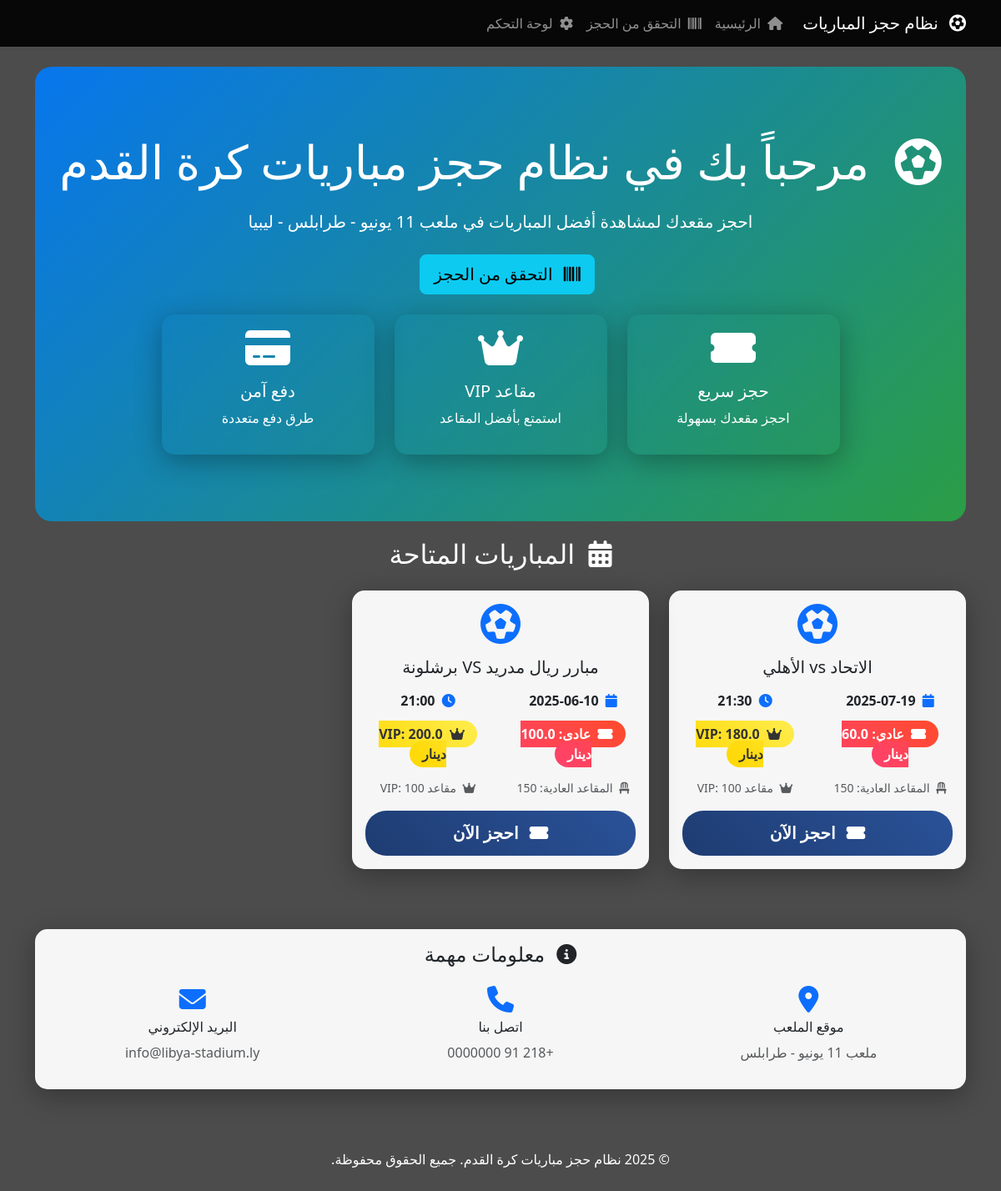
The page / on the database its author committed.
### main.py (models this page shows)
class Match(Base):
    __tablename__ = "matches"
    id = Column(Integer, primary_key=True, index=True)
    title = Column(String, index=True)
    date = Column(DateTime)
    time = Column(String)
    price_normal = Column(Float)
    price_vip = Column(Float)
    total_seats = Column(Integer, default=250)
    vip_seats = Column(Integer, default=100)
    normal_seats = Column(Integer, default=150)
    is_active = Column(Boolean, default=True)

### main.py (the view)
@app.get("/", response_class=HTMLResponse)
async def home(request: Request, db: Session = Depends(get_db)):
    matches = db.query(Match).filter(Match.is_active == True).all()
    return templates.TemplateResponse("index.html", {"request": request, "matches": matches})

### templates/index.html (shortened to what this page needs)
{% extends "base.html" %}
{% block content %}
<div class="hero-section">
    <div class="container">
        <h1 class="display-4 mb-4">
            <i class="fas fa-futbol me-3"></i>
            مرحباً بك في نظام حجز مباريات كرة القدم
        </h1>
        <p class="lead">احجز مقعدك لمشاهدة أفضل المباريات في ملعب 11 يونيو - طرابلس - ليبيا</p>
        <div class="mt-4">
            <a href="/barcode-check" class="btn btn-info btn-lg me-3">
                <i class="fas fa-barcode me-2"></i>
                التحقق من الحجز
            </a>
        </div>
        <div class="row justify-content-center mt-4">
            <div class="col-md-3 text-center">
                <div class="card bg-transparent border-0">
                    <div class="card-body text-white">
                        <i class="fas fa-ticket-alt fa-3x mb-3"></i>
                        <h5>حجز سريع</h5>
                        <p>احجز مقعدك بسهولة</p>
                    </div>
                </div>
            </div>
            <div class="col-md-3 text-center">
                <div class="card bg-transparent border-0">
                    <div class="card-body text-white">
                        <i class="fas fa-crown fa-3x mb-3"></i>
                        <h5>مقاعد VIP</h5>
                        <p>استمتع بأفضل المقاعد</p>
                    </div>
                </div>
            </div>
            <div class="col-md-3 text-center">
                <div class="card bg-transparent border-0">
                    <div class="card-body text-white">
                        <i class="fas fa-credit-card fa-3x mb-3"></i>
                        <h5>دفع آمن</h5>
                        <p>طرق دفع متعددة</p>
                    </div>
                </div>
            </div>
        </div>
    </div>
</div>
<div class="row">
    <div class="col-12">
        <h2 class="text-white text-center mb-4">
            <i class="fas fa-calendar-alt me-2"></i>
            المباريات المتاحة
        </h2>
    </div>
</div>
<div class="row">
    {% for match in matches %}
    <div class="col-lg-4 col-md-6 mb-4">
        <div class="card match-card h-100" onclick="window.location.href='/booking/{{ match.id }}'">
            <div class="card-body">
                <div class="text-center mb-3">
                    <i class="fas fa-futbol fa-3x text-primary"></i>
                </div>
                <h5 class="card-title text-center mb-3">{{ match.title }}</h5>
                <div class="row text-center mb-3">
                    <div class="col-6">
                        <i class="fas fa-calendar text-primary me-1"></i>
                        <strong>{{ match.date.strftime('%Y-%m-%d') }}</strong>
                    </div>
                    <div class="col-6">
                        <i class="fas fa-clock text-primary me-1"></i>
                        <strong>{{ match.time }}</strong>
                    </div>
                </div>
                <div class="row text-center mb-3">
                    <div class="col-6">
                        <span class="price-badge">
                            <i class="fas fa-ticket-alt me-1"></i>
                            عادي: {{ match.price_normal }} دينار
                        </span>
                    </div>
                    <div class="col-6">
                        <span class="vip-badge">
                            <i class="fas fa-crown me-1"></i>
                            VIP: {{ match.price_vip }} دينار
                        </span>
                    </div>
                </div>
                <div class="row text-center mb-3">
                    <div class="col-6">
                        <small class="text-muted">
                            <i class="fas fa-chair me-1"></i>
                            المقاعد العادية: {{ match.normal_seats }}
                        </small>
                    </div>
                    <div class="col-6">
                        <small class="text-muted">
                            <i class="fas fa-crown me-1"></i>
                            مقاعد VIP: {{ match.vip_seats }}
                        </small>
                    </div>
                </div>
                <div class="text-center">
                    <button class="btn btn-primary btn-lg w-100">
                        <i class="fas fa-ticket-alt me-2"></i>
                        احجز الآن
                    </button>
                </div>
            </div>
        </div>
    </div>
    {% endfor %}
</div>
<div class="row mt-5">
    <div class="col-12">
        <div class="card">
            <div class="card-body">
                <h4 class="text-center mb-4">
                    <i class="fas fa-info-circle me-2"></i>
                    معلومات مهمة
                </h4>
                <div class="row">
                    <div class="col-md-4 text-center">
                        <i class="fas fa-map-marker-alt fa-2x text-primary mb-2"></i>
                        <h6>موقع الملعب</h6>
                        <p class="text-muted">ملعب 11 يونيو - طرابلس</p>
                    </div>
                    <div class="col-md-4 text-center">
                        <i class="fas fa-phone fa-2x text-primary mb-2"></i>
                        <h6>اتصل بنا</h6>
                        <p class="text-muted">+218 91 0000000</p>
                    </div>
                    <div class="col-md-4 text-center">
                        <i class="fas fa-envelope fa-2x text-primary mb-2"></i>
                        <h6>البريد الإلكتروني</h6>
                        <p class="text-muted">info@libya-stadium.ly</p>
                    </div>
                </div>
            </div>
        </div>
    </div>
</div>
{% endblock %}

### templates/base.html (shortened to what this page needs)
<!DOCTYPE html>
<html lang="ar" dir="rtl">
<head>
    <link href="https://cdn.jsdelivr.net/npm/bootstrap@5.3.0/dist/css/bootstrap.rtl.min.css" rel="stylesheet">
    <link rel="stylesheet" href="https://cdnjs.cloudflare.com/ajax/libs/font-awesome/6.4.0/css/all.min.css">
</head>
<body>
    <nav class="navbar navbar-expand-lg navbar-dark">
        <div class="container">
            <a class="navbar-brand" href="/">
                <i class="fas fa-futbol me-2"></i>
                نظام حجز المباريات
            </a>
            <div class="collapse navbar-collapse" id="navbarNav">
                <ul class="navbar-nav me-auto">
                    <li class="nav-item">
                        <a class="nav-link" href="/">
                            <i class="fas fa-home me-1"></i>
                            الرئيسية
                        </a>
                    </li>
                    <li class="nav-item">
                        <a class="nav-link" href="/barcode-check">
                            <i class="fas fa-barcode me-1"></i>
                            التحقق من الحجز
                        </a>
                    </li>
                    <li class="nav-item">
                        <a class="nav-link" href="/admin">
                            <i class="fas fa-cog me-1"></i>
                            لوحة التحكم
                        </a>
                    </li>
                </ul>
            </div>
        </div>
    </nav>
    <main class="container my-4">
        {% block content %}{% endblock %}
    </main>
    <footer class="text-center text-white py-4 mt-5">
        <div class="container">
            <p>&copy; 2025 نظام حجز مباريات كرة القدم. جميع الحقوق محفوظة.</p>
        </div>
    </footer>
</body>
</html>

### templates/base.html (style rules this page uses)
body { background: linear-gradient(rgba(0, 0, 0, 0.7), rgba(0, 0, 0, 0.7)), url('https://images.unsplash.com/photo-1552318965-6e6be7484ada?ixlib=rb-4.0.3&ixid=M3wxMjA3fDB8MHxwaG90by1wYWdlfHx8fGVufDB8fHx8fA%3D%3D&auto=format&fit=crop&w=2070&q=80'); background-size: cover; background-position: center; background-attachment: fixed; font-family: 'Segoe UI', Tahoma, Geneva, Verdana, sans-serif; min-height: 100vh; }
.navbar { background: rgba(0, 0, 0, 0.9) !important; backdrop-filter: blur(10px); }
.card { background: rgba(255, 255, 255, 0.95); backdrop-filter: blur(10px); border: none; border-radius: 15px; box-shadow: 0 8px 32px rgba(0, 0, 0, 0.3); }
.btn-primary { background: linear-gradient(45deg, #1e3c72, #2a5298); border: none; border-radius: 25px; padding: 12px 30px; font-weight: bold; transition: all 0.3s ease; }
.match-card { transition: all 0.3s ease; cursor: pointer; }
.hero-section { background: linear-gradient(135deg, rgba(0, 123, 255, 0.9), rgba(40, 167, 69, 0.9)); color: white; padding: 80px 0; text-align: center; border-radius: 20px; margin: 20px 0; }
.price-badge { background: linear-gradient(45deg, #ff416c, #ff4b2b); color: white; padding: 5px 15px; border-radius: 20px; font-weight: bold; }
.vip-badge { background: linear-gradient(45deg, #ffd700, #ffed4e); color: #333; padding: 5px 15px; border-radius: 20px; font-weight: bold; }

### rows shown on the page
Match: title "الاتحاد vs الأهلي", date "2025-07-19", time "21:30", price_normal "60.0", price_vip "180.0", normal_seats "150", vip_seats "100"
Match: title "مبارر ريال مدريد VS برشلونة", date "2025-06-10", time "21:00", price_normal "100.0", price_vip "200.0", normal_seats "150", vip_seats "100"
